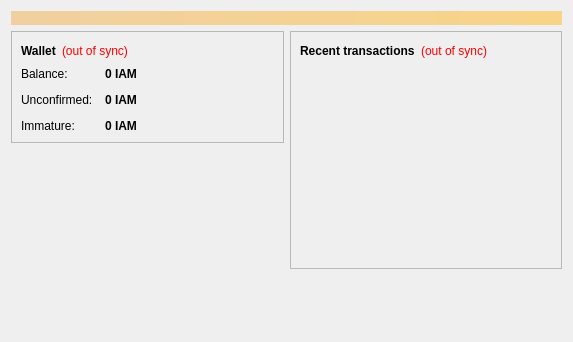
<?xml version="1.0" encoding="UTF-8"?>
<ui version="4.0">
 <class>OverviewPage</class>
 <widget class="QWidget" name="OverviewPage">
  <property name="geometry">
   <rect>
    <x>0</x>
    <y>0</y>
    <width>573</width>
    <height>342</height>
   </rect>
  </property>
  <property name="windowTitle">
   <string>Form</string>
  </property>
  <layout class="QVBoxLayout" name="topLayout">
   <item>
    <widget class="QLabel" name="labelAlerts">
     <property name="visible">
      <bool>false</bool>
     </property>
     <property name="styleSheet">
      <string notr="true">background-color: qlineargradient(x1: 0, y1: 0, x2: 1, y2: 0, stop:0 #F0D0A0, stop:1 #F8D488); color:#000000;</string>
     </property>
     <property name="wordWrap">
      <bool>true</bool>
     </property>
     <property name="margin">
      <number>3</number>
     </property>
    </widget>
   </item>
   <item>
    <layout class="QHBoxLayout" name="horizontalLayout" stretch="1,1">
     <item>
      <layout class="QVBoxLayout" name="verticalLayout_2">
       <item>
        <widget class="QFrame" name="frame">
         <property name="frameShape">
          <enum>QFrame::StyledPanel</enum>
         </property>
         <property name="frameShadow">
          <enum>QFrame::Raised</enum>
         </property>
         <layout class="QVBoxLayout" name="verticalLayout_4">
          <item>
           <layout class="QHBoxLayout" name="horizontalLayout_4">
            <item>
             <widget class="QLabel" name="label_5">
              <property name="font">
               <font>
                <weight>75</weight>
                <bold>true</bold>
               </font>
              </property>
              <property name="text">
               <string>Wallet</string>
              </property>
             </widget>
            </item>
            <item>
             <widget class="QLabel" name="labelWalletStatus">
              <property name="toolTip">
               <string>The displayed information may be out of date. Your wallet automatically synchronizes with the IAMcoin network after a connection is established, but this process has not completed yet.</string>
              </property>
              <property name="styleSheet">
               <string notr="true">QLabel { color: red; }</string>
              </property>
              <property name="text">
               <string notr="true">(out of sync)</string>
              </property>
              <property name="alignment">
               <set>Qt::AlignLeading|Qt::AlignLeft|Qt::AlignVCenter</set>
              </property>
             </widget>
            </item>
            <item>
             <spacer name="horizontalSpacer_2">
              <property name="orientation">
               <enum>Qt::Horizontal</enum>
              </property>
              <property name="sizeHint" stdset="0">
               <size>
                <width>40</width>
                <height>20</height>
               </size>
              </property>
             </spacer>
            </item>
           </layout>
          </item>
          <item>
           <layout class="QFormLayout" name="formLayout_2">
            <property name="fieldGrowthPolicy">
             <enum>QFormLayout::AllNonFixedFieldsGrow</enum>
            </property>
            <property name="horizontalSpacing">
             <number>12</number>
            </property>
            <property name="verticalSpacing">
             <number>12</number>
            </property>
            <item row="0" column="0">
             <widget class="QLabel" name="label">
              <property name="text">
               <string>Balance:</string>
              </property>
             </widget>
            </item>
            <item row="0" column="1">
             <widget class="QLabel" name="labelBalance">
              <property name="font">
               <font>
                <weight>75</weight>
                <bold>true</bold>
               </font>
              </property>
              <property name="cursor">
               <cursorShape>IBeamCursor</cursorShape>
              </property>
              <property name="toolTip">
               <string>Your current balance</string>
              </property>
              <property name="text">
               <string notr="true">0 IAM</string>
              </property>
              <property name="textInteractionFlags">
               <set>Qt::LinksAccessibleByMouse|Qt::TextSelectableByKeyboard|Qt::TextSelectableByMouse</set>
              </property>
             </widget>
            </item>
            <item row="1" column="0">
             <widget class="QLabel" name="label_3">
              <property name="text">
               <string>Unconfirmed:</string>
              </property>
             </widget>
            </item>
            <item row="1" column="1">
             <widget class="QLabel" name="labelUnconfirmed">
              <property name="font">
               <font>
                <weight>75</weight>
                <bold>true</bold>
               </font>
              </property>
              <property name="cursor">
               <cursorShape>IBeamCursor</cursorShape>
              </property>
              <property name="toolTip">
               <string>Total of transactions that have yet to be confirmed, and do not yet count toward the current balance</string>
              </property>
              <property name="text">
               <string notr="true">0 IAM</string>
              </property>
              <property name="textInteractionFlags">
               <set>Qt::LinksAccessibleByMouse|Qt::TextSelectableByKeyboard|Qt::TextSelectableByMouse</set>
              </property>
             </widget>
            </item>
            <item row="2" column="0">
             <widget class="QLabel" name="labelImmatureText">
              <property name="text">
               <string>Immature:</string>
              </property>
             </widget>
            </item>
            <item row="2" column="1">
             <widget class="QLabel" name="labelImmature">
              <property name="font">
               <font>
                <weight>75</weight>
                <bold>true</bold>
               </font>
              </property>
              <property name="toolTip">
               <string>Mined balance that has not yet matured</string>
              </property>
              <property name="text">
               <string notr="true">0 IAM</string>
              </property>
              <property name="textInteractionFlags">
               <set>Qt::LinksAccessibleByMouse|Qt::TextSelectableByKeyboard|Qt::TextSelectableByMouse</set>
              </property>
             </widget>
            </item>
           </layout>
          </item>
         </layout>
        </widget>
       </item>
       <item>
        <spacer name="verticalSpacer">
         <property name="orientation">
          <enum>Qt::Vertical</enum>
         </property>
         <property name="sizeHint" stdset="0">
          <size>
           <width>20</width>
           <height>40</height>
          </size>
         </property>
        </spacer>
       </item>
      </layout>
     </item>
     <item>
      <layout class="QVBoxLayout" name="verticalLayout_3">
       <item>
        <widget class="QFrame" name="frame_2">
         <property name="frameShape">
          <enum>QFrame::StyledPanel</enum>
         </property>
         <property name="frameShadow">
          <enum>QFrame::Raised</enum>
         </property>
         <layout class="QVBoxLayout" name="verticalLayout">
          <item>
           <layout class="QHBoxLayout" name="horizontalLayout_2">
            <item>
             <widget class="QLabel" name="label_4">
              <property name="text">
               <string>&lt;b&gt;Recent transactions&lt;/b&gt;</string>
              </property>
             </widget>
            </item>
            <item>
             <widget class="QLabel" name="labelTransactionsStatus">
              <property name="toolTip">
               <string>The displayed information may be out of date. Your wallet automatically synchronizes with the IAMcoin network after a connection is established, but this process has not completed yet.</string>
              </property>
              <property name="styleSheet">
               <string notr="true">QLabel { color: red; }</string>
              </property>
              <property name="text">
               <string notr="true">(out of sync)</string>
              </property>
              <property name="alignment">
               <set>Qt::AlignRight|Qt::AlignTrailing|Qt::AlignVCenter</set>
              </property>
             </widget>
            </item>
            <item>
             <spacer name="horizontalSpacer">
              <property name="orientation">
               <enum>Qt::Horizontal</enum>
              </property>
              <property name="sizeHint" stdset="0">
               <size>
                <width>40</width>
                <height>20</height>
               </size>
              </property>
             </spacer>
            </item>
           </layout>
          </item>
          <item>
           <widget class="QListView" name="listTransactions">
            <property name="styleSheet">
             <string notr="true">QListView { background: transparent; }</string>
            </property>
            <property name="frameShape">
             <enum>QFrame::NoFrame</enum>
            </property>
            <property name="verticalScrollBarPolicy">
             <enum>Qt::ScrollBarAlwaysOff</enum>
            </property>
            <property name="horizontalScrollBarPolicy">
             <enum>Qt::ScrollBarAlwaysOff</enum>
            </property>
            <property name="selectionMode">
             <enum>QAbstractItemView::NoSelection</enum>
            </property>
           </widget>
          </item>
         </layout>
        </widget>
       </item>
       <item>
        <spacer name="verticalSpacer_2">
         <property name="orientation">
          <enum>Qt::Vertical</enum>
         </property>
         <property name="sizeHint" stdset="0">
          <size>
           <width>20</width>
           <height>40</height>
          </size>
         </property>
        </spacer>
       </item>
      </layout>
     </item>
    </layout>
   </item>
  </layout>
 </widget>
 <resources/>
 <connections/>
</ui>
